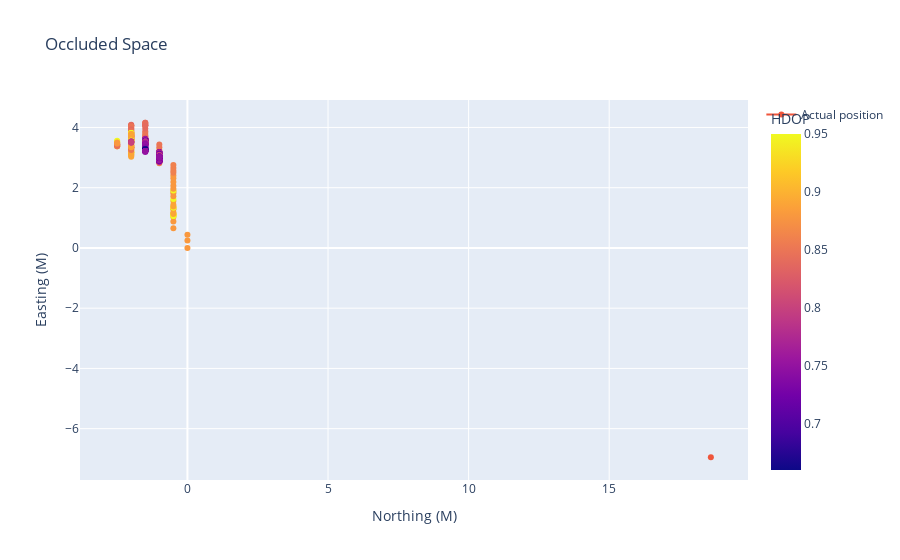

The cell this chart's notebook holds for it:
### Markdown cell above
# Range of position

northing - (-2.5,0)
eastng - (0,4.5)

Immediately we can see that the range of GPS data is larger than that one collected in an open field. This shows that in occuled space, the data may be more imprecise. This may be due to the multi-path effect caused by buildings reflecting GPS signals.
***

### Code cell
# Comparision between gps and google map position
x = known_northing - df_oc_s.UTM_northing[0]
y = known_easting - df_oc_s.UTM_easting[0]
fig.add_scatter(x=[x],y=[y],name='Actual position')
fig.show()

### Figure 1 — Plotly figure (JSON) as saved in the notebook; plotly's stock layout.template omitted (floating-point values rounded to 4 significant figures; data arrays with more than 128 entries replaced by an {"elided": "..."} marker saying what was removed)
{"data": [{"hovertemplate": "Northing (M)=%{x}<br>Easting (M)=%{y}<br>HDOP=%{marker.color}<extra></extra>", "legendgroup": "", "marker": {"color": {"elided": "542 float values"}, "coloraxis": "coloraxis", "symbol": "circle"}, "mode": "markers", "name": "", "orientation": "v", "showlegend": false, "type": "scatter", "x": {"elided": "542 float values"}, "xaxis": "x", "y": {"elided": "542 float values"}, "yaxis": "y"}, {"name": "Actual position", "type": "scatter", "x": [18.62], "y": [-6.949]}], "layout": {"coloraxis": {"colorbar": {"title": {"text": "HDOP"}}, "colorscale": [[0, "#0d0887"], [0.1111, "#46039f"], [0.2222, "#7201a8"], [0.3333, "#9c179e"], [0.4444, "#bd3786"], [0.5556, "#d8576b"], [0.6667, "#ed7953"], [0.7778, "#fb9f3a"], [0.8889, "#fdca26"], [1, "#f0f921"]]}, "legend": {"tracegroupgap": 0}, "title": {"text": "Occluded Space"}, "xaxis": {"anchor": "y", "domain": [0, 1], "title": {"text": "Northing (M)"}}, "yaxis": {"anchor": "x", "domain": [0, 1], "title": {"text": "Easting (M)"}}}}
